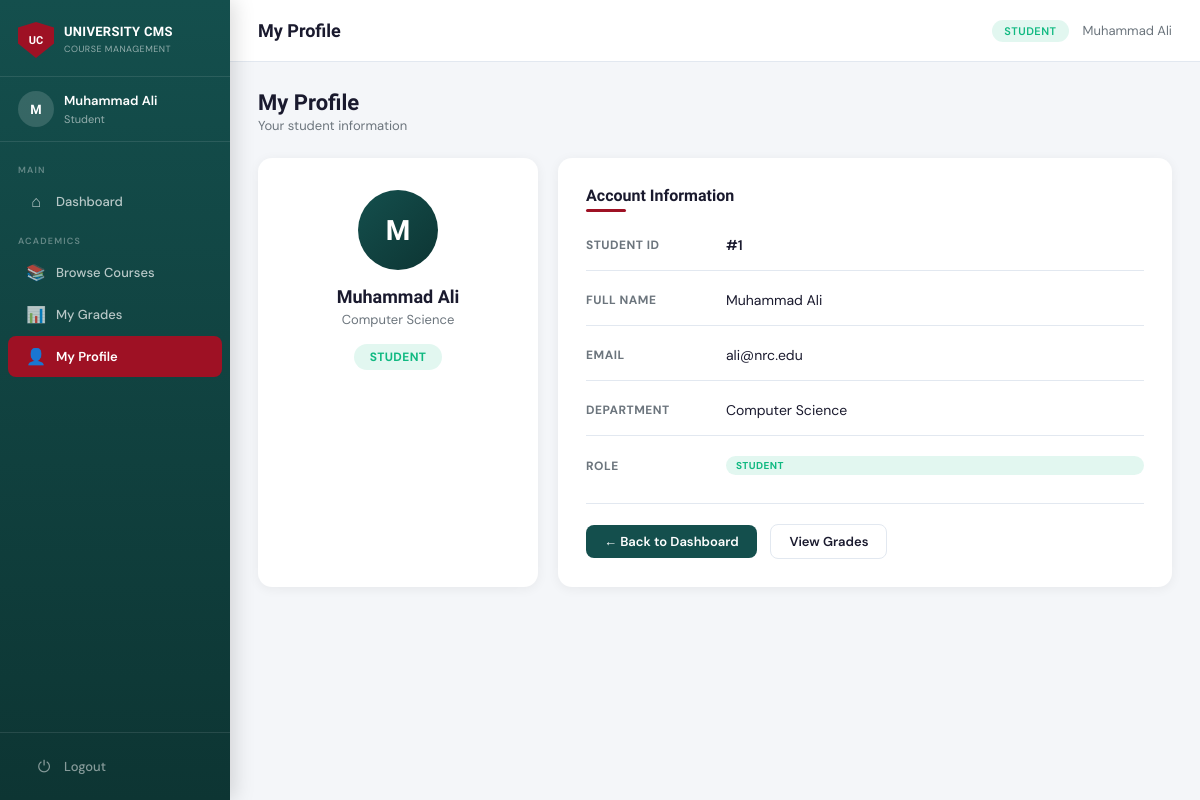
/student/profile (signed in), run on the app's committed database.
### tables this page shows
CREATE TABLE Student (
    student_id  INTEGER PRIMARY KEY AUTOINCREMENT,
    name        TEXT NOT NULL,
    email       TEXT UNIQUE NOT NULL,
    department  TEXT,
    user_id     INTEGER UNIQUE,
    FOREIGN KEY(user_id) REFERENCES User(user_id) ON DELETE CASCADE
);

### app.py (the view)
@app.route('/student/profile')
@login_required
@role_required('student')
def student_profile():
    sid     = session.get('profile_id')
    student = query("SELECT * FROM Student WHERE student_id=?", (sid,), one=True)
    return render_template('student_profile.html', student=student)

### app.py (called while the page is built)
def get_db():
    conn = sqlite3.connect(DB_PATH)
    conn.row_factory = sqlite3.Row   # access columns by name
    conn.execute("PRAGMA foreign_keys = ON")
    return conn

def query(sql, args=(), one=False):
    conn = get_db()
    cur  = conn.execute(sql, args)
    rv   = cur.fetchall()
    conn.close()
    return (rv[0] if rv else None) if one else rv

def login_required(f):
    from functools import wraps
    @wraps(f)
    def decorated(*args, **kwargs):
        if 'user_id' not in session:
            flash("Please log in first.", "error")
            return redirect(url_for('login'))
        return f(*args, **kwargs)
    return decorated

def role_required(*roles):
    def decorator(f):
        from functools import wraps
        @wraps(f)
        def decorated(*args, **kwargs):
            if session.get('role') not in roles:
                flash("Access denied.", "error")
                return redirect(url_for('dashboard'))
            return f(*args, **kwargs)
        return decorated
    return decorator

### templates/student_profile.html (shortened to what this page needs)
{% extends 'base.html' %}
{% block page_title %}My Profile{% endblock %}
{% block content %}
<div class="page-header">
  <div>
    <h1>My Profile</h1>
    <p>Your student information</p>
  </div>
</div>
<div style="display:grid; grid-template-columns: 280px 1fr; gap:20px;">
  <div class="form-card" style="text-align:center; padding:32px 20px;">
    <div style="width:80px; height:80px; border-radius:50%;
                background:linear-gradient(135deg,var(--teal),var(--teal-dark));
                display:flex; align-items:center; justify-content:center;
                font-family:'Sora',sans-serif; font-weight:700; font-size:28px;
                color:white; margin:0 auto 16px;">
      {{ student['name'][0] | upper if student else '?' }}
    </div>
    <h2 style="font-family:'Sora',sans-serif; font-size:18px; font-weight:700; color:var(--text);">
      {{ student['name'] if student else '—' }}
    </h2>
    <p style="color:var(--subtext); font-size:13px; margin-top:4px;">
      {{ student['department'] or 'No department' }}
    </p>
    <div style="margin-top:16px;">
      <span class="badge badge-student" style="font-size:12px; padding:5px 16px;">Student</span>
    </div>
  </div>
  <div class="form-card">
    <h3 style="font-family:'Sora',sans-serif; font-size:16px; font-weight:700;
               color:var(--text); margin-bottom:4px;">Account Information</h3>
    <div style="width:40px; height:3px; background:var(--red);
                border-radius:2px; margin-bottom:24px;"></div>
    {% if student %}
    <div style="display:grid; gap:20px;">
      <div style="display:grid; grid-template-columns:140px 1fr; align-items:center; padding-bottom:16px; border-bottom:1px solid var(--border);">
        <span style="font-size:12px; font-weight:700; text-transform:uppercase; letter-spacing:0.5px; color:var(--subtext);">Student ID</span>
        <span style="font-size:14px; color:var(--text); font-weight:600;">#{{ student['student_id'] }}</span>
      </div>
      <div style="display:grid; grid-template-columns:140px 1fr; align-items:center; padding-bottom:16px; border-bottom:1px solid var(--border);">
        <span style="font-size:12px; font-weight:700; text-transform:uppercase; letter-spacing:0.5px; color:var(--subtext);">Full Name</span>
        <span style="font-size:14px; color:var(--text);">{{ student['name'] }}</span>
      </div>
      <div style="display:grid; grid-template-columns:140px 1fr; align-items:center; padding-bottom:16px; border-bottom:1px solid var(--border);">
        <span style="font-size:12px; font-weight:700; text-transform:uppercase; letter-spacing:0.5px; color:var(--subtext);">Email</span>
        <span style="font-size:14px; color:var(--text);">{{ student['email'] }}</span>
      </div>
      <div style="display:grid; grid-template-columns:140px 1fr; align-items:center; padding-bottom:16px; border-bottom:1px solid var(--border);">
        <span style="font-size:12px; font-weight:700; text-transform:uppercase; letter-spacing:0.5px; color:var(--subtext);">Department</span>
        <span style="font-size:14px; color:var(--text);">{{ student['department'] or '—' }}</span>
      </div>
      <div style="display:grid; grid-template-columns:140px 1fr; align-items:center;">
        <span style="font-size:12px; font-weight:700; text-transform:uppercase; letter-spacing:0.5px; color:var(--subtext);">Role</span>
        <span class="badge badge-student">Student</span>
      </div>
    </div>
    {% else %}
    <p style="color:var(--subtext);">Profile not found. Please contact admin.</p>
    {% endif %}
    <div style="margin-top:28px; padding-top:20px; border-top:1px solid var(--border);">
      <a href="{{ url_for('dashboard') }}" class="btn btn-teal">← Back to Dashboard</a>
      <a href="{{ url_for('student_grades') }}" class="btn btn-outline" style="margin-left:10px;">View Grades</a>
    </div>
  </div>
</div>
{% endblock %}

### templates/base.html (shortened to what this page needs)
<!DOCTYPE html>
<html lang="en">
<head>
  <link rel="stylesheet" href="{{ url_for('static', filename='css/style.css') }}">
</head>
<body>
<div class="layout">
  <aside class="sidebar">
    <div class="sidebar-logo">
      <div class="logo-shield">UC</div>
      <div class="logo-text">
        <strong>UNIVERSITY CMS</strong>
        <span>Course Management</span>
      </div>
    </div>
    <div class="sidebar-user">
      <div class="user-avatar">{{ session.name[0] | upper if session.name else '?' }}</div>
      <div class="user-info">
        <strong>{{ session.name or session.username }}</strong>
        <span>{{ session.role }}</span>
      </div>
    </div>
    <nav class="sidebar-nav">
      {% if session.role == 'admin' %}
        <div class="nav-section-label">Main</div>
        <a href="{{ url_for('dashboard') }}"
           class="nav-item {% if request.endpoint == 'dashboard' %}active{% endif %}">
          <span class="icon">⌂</span> Dashboard
        </a>
        <div class="nav-section-label">Management</div>
        <a href="{{ url_for('admin_users') }}"
           class="nav-item {% if 'users' in request.endpoint %}active{% endif %}">
          <span class="icon">👤</span> Users
        </a>
        <a href="{{ url_for('admin_courses') }}"
           class="nav-item {% if 'courses' in request.endpoint %}active{% endif %}">
          <span class="icon">📚</span> Courses
        </a>
        <a href="{{ url_for('admin_students') }}"
           class="nav-item {% if 'students' in request.endpoint %}active{% endif %}">
          <span class="icon">🎓</span> Students
        </a>
        <a href="{{ url_for('admin_enrollments') }}"
           class="nav-item {% if 'enrollments' in request.endpoint %}active{% endif %}">
          <span class="icon">📋</span> Enrollments
        </a>
      {% elif session.role == 'student' %}
        <div class="nav-section-label">Main</div>
        <a href="{{ url_for('dashboard') }}"
           class="nav-item {% if request.endpoint == 'dashboard' %}active{% endif %}">
          <span class="icon">⌂</span> Dashboard
        </a>
        <div class="nav-section-label">Academics</div>
        <a href="{{ url_for('student_courses') }}"
           class="nav-item {% if request.endpoint == 'student_courses' %}active{% endif %}">
          <span class="icon">📚</span> Browse Courses
        </a>
        <a href="{{ url_for('student_grades') }}"
           class="nav-item {% if request.endpoint == 'student_grades' %}active{% endif %}">
          <span class="icon">📊</span> My Grades
        </a>
        <a href="{{ url_for('student_profile') }}"
           class="nav-item {% if request.endpoint == 'student_profile' %}active{% endif %}">
          <span class="icon">👤</span> My Profile
        </a>
      {% endif %}
    </nav>
    <div class="sidebar-footer">
      <a href="{{ url_for('logout') }}" class="nav-item" style="color:rgba(255,255,255,0.5);">
        <span class="icon">⏻</span> Logout
      </a>
    </div>
  </aside>
  <div class="main">
    <header class="topbar">
      <div class="topbar-title">{% block page_title %}Dashboard{% endblock %}</div>
      <div class="topbar-right">
        <span class="badge-role {{ session.role }}">{{ session.role }}</span>
        <span style="font-size:13px; color:var(--subtext);">{{ session.name or session.username }}</span>
      </div>
    </header>
    <div class="page-body">
      {% block content %}{% endblock %}
    </div>
  </div>
</div>
</body>
</html>

### data on the page
Student: name "Muhammad Ali", name "M", department "Computer Science", student_id "1", email "ali@nrc.edu"

### other printed values
{{ session.name[0] | upper if session.name else '?' }} "M"
{{ session.role }} "Student"
{{ session.role }} "STUDENT"
